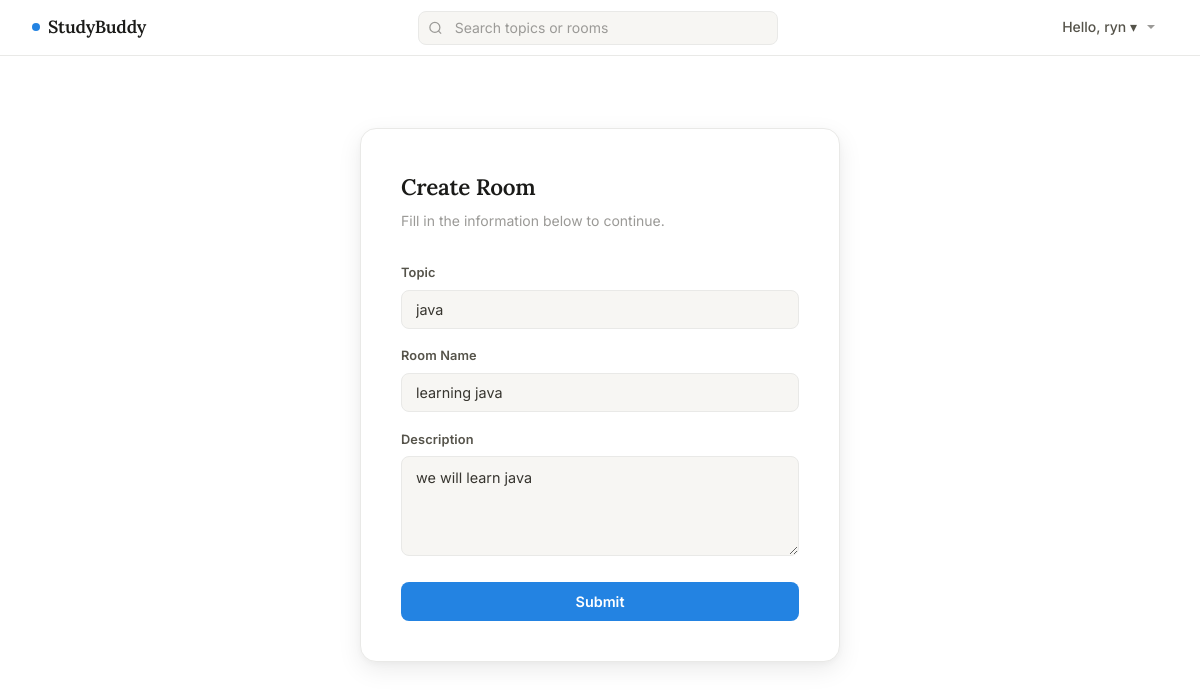
Screenshot of /updateRoom/14/ (signed in) with the database file from the repository.
### base/models.py (models this page shows, shortened)
class Rooms(models.Model):
    host = models.ForeignKey(User,on_delete=models.SET_NULL,null=True)
    topic = models.ForeignKey(Topic,models.SET_NULL,null=True)
    name = models.CharField(max_length=200)
    description = models.TextField(null=False,blank=False)
    participant  = models.ManyToManyField(User,related_name='Participants',blank=True)
    updated = models.DateTimeField(auto_now=True)
    created = models.DateTimeField(auto_now_add=True)
    class Meta:
        ordering = ['-updated','-created']

class Topic(models.Model):
    name = models.CharField(max_length=200)

### base/views.py (the view, shortened to what this page needs)
# urls.py: path("updateRoom/<int:pk>/",views.update_room,name='updateRoom'),
@login_required(login_url='login')
def update_room(request,pk):
   room = Rooms.objects.get(id = pk)
   form = RoomForm(instance=room)
   topic = Topic.objects.all()
   content = {"form":form,'topics':topic,"room":room}
   return render(request,'base/forms.html',content )

### base/forms.py
class RoomForm(ModelForm):
    class Meta:
        model  = Rooms
        fields = '__all__'

### base/templates/base/forms.html (shortened to what this page needs)
{% extends 'main.html' %}
{% block content %}
<div class="form-wrapper">
    <div class="form-card">
        {% if type != 'message' %}
        <h2 class="form-title">Create Room</h2>
        <p class="form-subtitle">Fill in the information below to continue.</p>
        {% else %}
        <h2 class="form-title">Edit Message</h2>
        <p class="form-subtitle">Add or remove to submit your edited message.</p>
        {% endif %}
        <form action="" method="post" class="styled-form">
            <p>
                <label>Topic</label>
                    <input required type="text" value="{{room.topic.name}}" name="new_topic" placeholder="Type a new topic…" list="topic-list">
            </p>
            <p>
                <label>Room Name</label>
                <input type="text" value="{{room.name}}" name="name" placeholder="Enter room name…">
            </p>
            <p>
                <label>Description</label>
                <textarea value="{{room.description}}" name="description" placeholder="What is this room about…">{{room.description}}   </textarea>
            </p>
            <input type="submit" value="Submit" class="btn-submit">
        </form>
    </div>
</div>
{% endblock %}

### templates/navbar.html (shortened to what this page needs)
<div>
    <nav class="navbar">
        <a href="{% url 'Home' %}" class="navbar__logo">
            <span class="navbar__logo-dot"></span>
            <span>StudyBuddy</span>
        </a>
        <div class="navbar__search">
            <form action="{% url 'Home' %}" method="get" >
            <input type="text" name="q" placeholder="Search topics or rooms">
        </form>
        </div>
        <div class="navbar__right">
            {% if request.user.is_authenticated %}
            <div class="navbar__user">
                <div class="navbar__greeting">Hello, {{ request.user.username }} ▾</div>
            </div>
            {% else %}
            <a href="{% url 'login' %}" class="navbar__login">Log in</a>
            {% endif %}
        </div>
    </nav>
</div>

### static/base.css (style rules this page uses)
*, *::before, *::after { margin: 0; padding: 0; box-sizing: border-box; }
:root { --bg: #ffffff; --bg-2: #f7f6f3; --surface: #ffffff; --surface-2: #f7f6f3; --surface-3: #efede9; --border: #e9e9e7; --border-strong:#d3d1cb; --accent: #2383e2; --accent-hover: #1a6fc4; --accent-soft: rgba(35, 131, 226, 0.08); --accent-text: #2383e2; --danger: #eb5757; --danger-soft: rgba(235, 87, 87, 0.08); --success: #0f7b6c; --success-soft: rgba(15, 123, 108, 0.08); --text: #37352f; --text-2: #55534a; --text-muted: #9b9a97; --text-faint: #c7c6c2; --text-bright: #1a1a18; --text-on-accent: #ffffff; --shadow-sm: 0 1px 2px rgba(0,0,0,0.04); --shadow-md: 0 3px 10px rgba(0,0,0,0.07), 0 1px 3px rgba(0,0,0,0.04); --shadow-lg: 0 8px 24px rgba(0,0,0,0.08), 0 2px 8px rgba(0,0,0,0.04); --shadow-xl: 0 20px 48px rgba(0,0,0,0.1); --radius-sm: 4px; --radius-md: 8px; --radius-lg: 12px; --radius-xl: 16px; --navbar-bg: rgba(255,255,255,0.95); --navbar-border: #e9e9e7; --transition: 0.15s ease; }
html { scroll-behavior: smooth; font-size: 16px; }
body { font-family: 'Inter', -apple-system, BlinkMacSystemFont, sans-serif; background: var(--bg); color: var(--text); min-height: 100vh; line-height: 1.6; -webkit-font-smoothing: antialiased; -moz-osx-font-smoothing: grayscale; }

### static/navbar.css (style rules this page uses)
.navbar { position: sticky; top: 0; z-index: 200; display: flex; align-items: center; justify-content: space-between; padding: 0 2rem; height: 56px; background: var(--navbar-bg); border-bottom: 1px solid var(--navbar-border); backdrop-filter: blur(12px); -webkit-backdrop-filter: blur(12px); animation: slideDown 0.2s ease both; }
.navbar__logo { font-family: 'Lora', Georgia, serif; font-weight: 600; font-size: 1.1rem; text-decoration: none; color: var(--text-bright); display: flex; align-items: center; gap: 0.5rem; letter-spacing: -0.01em; flex-shrink: 0; transition: opacity var(--transition); }
.navbar__logo-dot { width: 8px; height: 8px; border-radius: 50%; background: var(--accent); flex-shrink: 0; }
.navbar__search { flex: 1; max-width: 360px; margin: 0 2rem; position: relative; }
.navbar__search input { width: 100%; height: 34px; background: var(--surface-2); border: 1px solid var(--border); border-radius: var(--radius-md); padding: 0 0.875rem 0 2.25rem; font-family: 'Inter', sans-serif; font-size: 0.875rem; color: var(--text); outline: none; transition: border-color var(--transition), box-shadow var(--transition), background var(--transition); }
.navbar__search input::placeholder { color: var(--text-muted); }
.navbar__right { display: flex; align-items: center; gap: 0.75rem; flex-shrink: 0; }
.navbar__user { position: relative; cursor: pointer; }
.navbar__user::before { content: ''; position: absolute; top: 100%; left: 0; right: 0; height: 10px; z-index: 301; }
.navbar__greeting { display: flex; align-items: center; gap: 0.5rem; padding: 0.35rem 0.75rem; border-radius: var(--radius-md); font-size: 0.875rem; font-weight: 500; color: var(--text-2); border: 1px solid transparent; transition: background var(--transition), border-color var(--transition); user-select: none; white-space: nowrap; }
.navbar__greeting::after { content: ''; width: 0; height: 0; border-left: 4px solid transparent; border-right: 4px solid transparent; border-top: 4px solid var(--text-muted); margin-left: 2px; transition: transform var(--transition); }

### static/login.css (style rules this page uses)
.btn-submit { width: 100%; margin-top: 0.5rem; padding: 0.7rem 1.2rem; background: var(--accent); border: none; border-radius: var(--radius-md); color: var(--text-on-accent); font-family: 'Inter', sans-serif; font-size: 0.9rem; font-weight: 600; cursor: pointer; transition: background var(--transition), box-shadow var(--transition); }

### rows the page displays
Rooms: new_topic "java", name "learning java", description "we will learn java"

### other values shown
{{ request.user.username }} "ryn"
